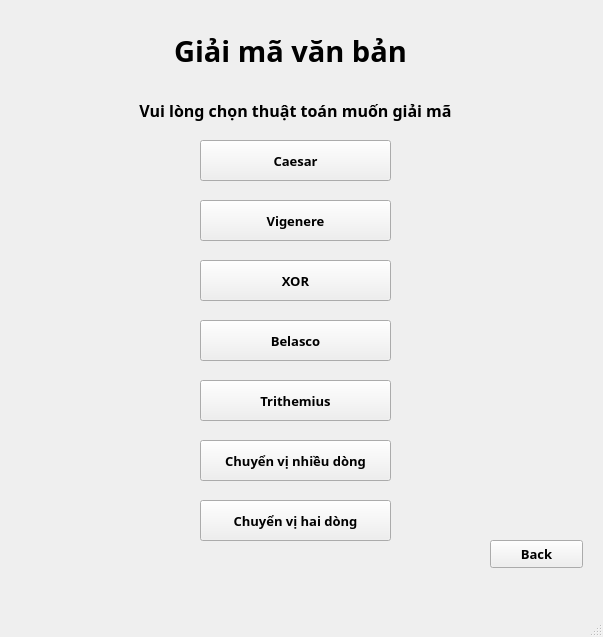
<?xml version="1.0" encoding="UTF-8"?>
<ui version="4.0">
 <class>MainWindow</class>
 <widget class="QMainWindow" name="MainWindow">
  <property name="geometry">
   <rect>
    <x>0</x>
    <y>0</y>
    <width>603</width>
    <height>637</height>
   </rect>
  </property>
  <property name="windowTitle">
   <string>MainWindow</string>
  </property>
  <widget class="QWidget" name="centralwidget">
   <widget class="QPushButton" name="pushButton_2">
    <property name="geometry">
     <rect>
      <x>200</x>
      <y>200</y>
      <width>191</width>
      <height>41</height>
     </rect>
    </property>
    <property name="font">
     <font>
      <family>Segoe UI Semibold</family>
      <pointsize>10</pointsize>
      <weight>75</weight>
      <bold>true</bold>
     </font>
    </property>
    <property name="text">
     <string>Vigenere</string>
    </property>
   </widget>
   <widget class="QPushButton" name="pushButton_3">
    <property name="geometry">
     <rect>
      <x>200</x>
      <y>320</y>
      <width>191</width>
      <height>41</height>
     </rect>
    </property>
    <property name="font">
     <font>
      <family>Segoe UI Semibold</family>
      <pointsize>10</pointsize>
      <weight>75</weight>
      <bold>true</bold>
     </font>
    </property>
    <property name="text">
     <string>Belasco</string>
    </property>
   </widget>
   <widget class="QPushButton" name="pushButton_6">
    <property name="geometry">
     <rect>
      <x>200</x>
      <y>260</y>
      <width>191</width>
      <height>41</height>
     </rect>
    </property>
    <property name="font">
     <font>
      <family>Segoe UI Semibold</family>
      <pointsize>10</pointsize>
      <weight>75</weight>
      <bold>true</bold>
     </font>
    </property>
    <property name="text">
     <string>XOR</string>
    </property>
   </widget>
   <widget class="QPushButton" name="pushButton_5">
    <property name="geometry">
     <rect>
      <x>200</x>
      <y>500</y>
      <width>191</width>
      <height>41</height>
     </rect>
    </property>
    <property name="font">
     <font>
      <family>Segoe UI Semibold</family>
      <pointsize>10</pointsize>
      <weight>75</weight>
      <bold>true</bold>
     </font>
    </property>
    <property name="text">
     <string>Chuyển vị hai dòng</string>
    </property>
   </widget>
   <widget class="QLabel" name="label">
    <property name="geometry">
     <rect>
      <x>160</x>
      <y>0</y>
      <width>261</width>
      <height>101</height>
     </rect>
    </property>
    <property name="font">
     <font>
      <family>Sitka Heading Semibold</family>
      <pointsize>22</pointsize>
      <weight>75</weight>
      <bold>true</bold>
     </font>
    </property>
    <property name="text">
     <string>Giải mã văn bản</string>
    </property>
    <property name="alignment">
     <set>Qt::AlignCenter</set>
    </property>
   </widget>
   <widget class="QPushButton" name="pushButton_7">
    <property name="geometry">
     <rect>
      <x>200</x>
      <y>440</y>
      <width>191</width>
      <height>41</height>
     </rect>
    </property>
    <property name="font">
     <font>
      <family>Segoe UI Semibold</family>
      <pointsize>10</pointsize>
      <weight>75</weight>
      <bold>true</bold>
     </font>
    </property>
    <property name="text">
     <string>Chuyển vị nhiều dòng</string>
    </property>
   </widget>
   <widget class="QPushButton" name="pushButton_4">
    <property name="geometry">
     <rect>
      <x>200</x>
      <y>380</y>
      <width>191</width>
      <height>41</height>
     </rect>
    </property>
    <property name="font">
     <font>
      <family>Segoe UI Semibold</family>
      <pointsize>10</pointsize>
      <weight>75</weight>
      <bold>true</bold>
     </font>
    </property>
    <property name="text">
     <string>Trithemius</string>
    </property>
   </widget>
   <widget class="QPushButton" name="pushButton">
    <property name="geometry">
     <rect>
      <x>200</x>
      <y>140</y>
      <width>191</width>
      <height>41</height>
     </rect>
    </property>
    <property name="font">
     <font>
      <family>Segoe UI Semibold</family>
      <pointsize>10</pointsize>
      <weight>75</weight>
      <bold>true</bold>
     </font>
    </property>
    <property name="text">
     <string>Caesar</string>
    </property>
   </widget>
   <widget class="QLabel" name="label_2">
    <property name="geometry">
     <rect>
      <x>100</x>
      <y>90</y>
      <width>391</width>
      <height>41</height>
     </rect>
    </property>
    <property name="font">
     <font>
      <family>Segoe UI Semibold</family>
      <pointsize>12</pointsize>
      <weight>75</weight>
      <bold>true</bold>
     </font>
    </property>
    <property name="toolTipDuration">
     <number>-1</number>
    </property>
    <property name="lineWidth">
     <number>0</number>
    </property>
    <property name="text">
     <string>Vui lòng chọn thuật toán muốn giải mã</string>
    </property>
    <property name="alignment">
     <set>Qt::AlignCenter</set>
    </property>
   </widget>
   <widget class="QPushButton" name="btnback">
    <property name="geometry">
     <rect>
      <x>490</x>
      <y>540</y>
      <width>93</width>
      <height>28</height>
     </rect>
    </property>
    <property name="font">
     <font>
      <family>Segoe UI Semibold</family>
      <pointsize>10</pointsize>
      <weight>75</weight>
      <bold>true</bold>
     </font>
    </property>
    <property name="text">
     <string>Back</string>
    </property>
   </widget>
  </widget>
  <widget class="QMenuBar" name="menubar">
   <property name="geometry">
    <rect>
     <x>0</x>
     <y>0</y>
     <width>603</width>
     <height>26</height>
    </rect>
   </property>
  </widget>
  <widget class="QStatusBar" name="statusbar"/>
 </widget>
 <resources/>
 <connections/>
</ui>
